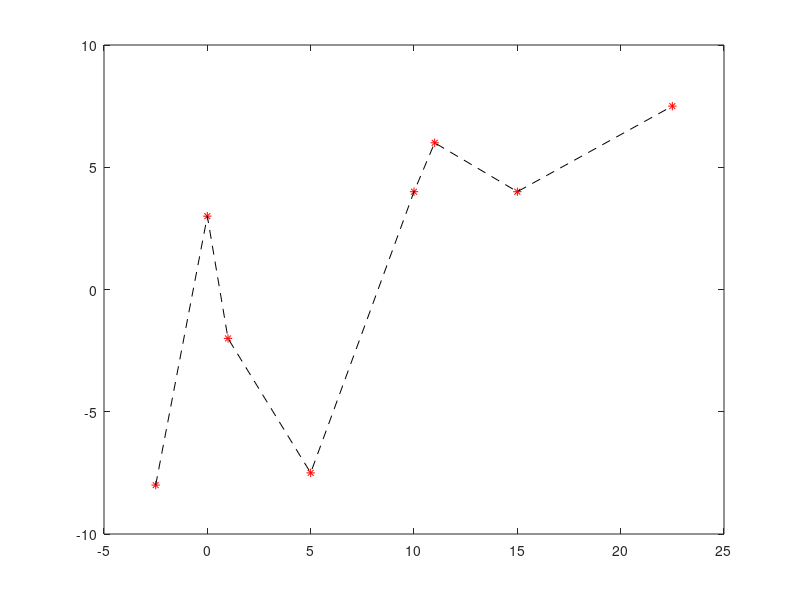

The MATLAB script that drew this image: (Note: this script raises an error after producing the figure.)

%%% es7_p3
addpath('/home/sergio/ws_mni/ws_MNI/mathlab/');
 
t = [0;0;0;0;1;2;3;4;5;5;6;7];
P = [-2.5 -8; 0 3; 1 -2; 5 -7.5; 10 4; 11 6; 15 4; 22.5 7.5];
plot(P(:, 1), P(:, 2), '*r', 'DisplayName', 'Punti di controllo')
hold on
line(P(:, 1), P(:, 2), 'Color', 'black', 'LineStyle', '--', 'DisplayName', 'Poligono di controllo')
[C, U] = bspline_deboor(4, t, transpose(P));
plot(C(1, :), C(2, :), 'b', 'DisplayName', 'B-Spline cubica')
legend('Location', 'southeast')
hold off
